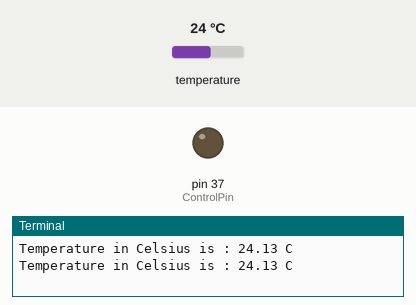
This program was run on a simulated Raspberry Pi (header pin numbers). Parts: output pins drawn as LEDs (lit = HIGH), the last lines printed to the terminal. Inputs (shaded band) come from the test bench; at power-on: temperature 24 °C.

Above: at 1.2 s.
1.3 s: temperature set to 36.2 °C
2.8 s: temperature set to 37.3 °C
At 4.2 s:
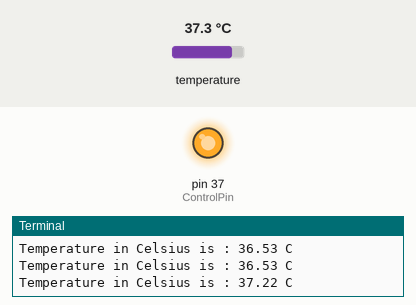
5.1 s: temperature set to 12 °C
At 6.8 s:
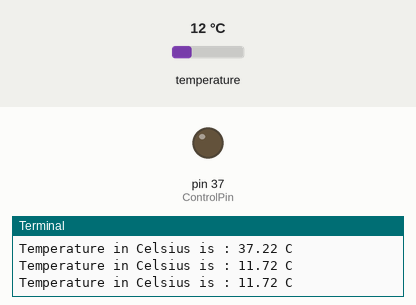
7.1 s: temperature set to 41 °C
At 8.6 s:
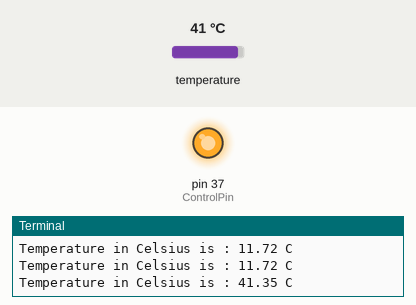
Timing chart, 0 to 10.1 s (numbered marks = the images above; inputs shaded):
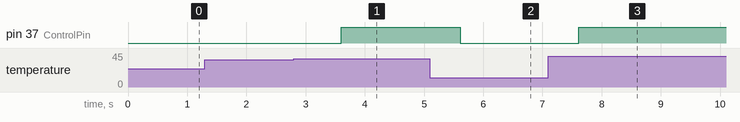

Measured:
- the behaviour switches between 36.8 and 36.9 °C on temperature (found by bisection; images 0 and 1)
- after the input at 2.8 s, pin 37 (ControlPin): LOW → HIGH after 0.81 s
- after the input at 5.1 s, pin 37 (ControlPin): HIGH → LOW after 0.51 s
- after the input at 7.1 s, pin 37 (ControlPin): LOW → HIGH after 0.51 s

The program:

thermostat.py
```python
import RPi.GPIO as GPIO
import smbus
import time
import subprocess

'''
Script for running the second thermoelement at a certain temperature target
'''
desired_temperature=37

# Get I2C bus
bus = smbus.SMBus(1)

bus.write_byte(0x40, 0xF3)
time.sleep(0.3)

# SI7021 address, 0x40(64)
# Read data back, 2 bytes, Temperature MSB first
data0 = bus.read_byte(0x40)
data1 = bus.read_byte(0x40)

# Convert the data
cTemp = ((data0 * 256 + data1) * 175.72 / 65536.0) - 46.85
fTemp = cTemp * 1.8 + 32

# Output data to screen
print "Temperature in Celsius is : %.2f C" %cTemp


GPIO.setmode(GPIO.BOARD)

ControlPin = [37]

for pin in ControlPin:
	GPIO.setup(pin,GPIO.OUT)
	GPIO.output(pin,0)


number_of_seconds=1000
temp_target=desired_temperature
##### THERMO STAT ####
for i in range(0,number_of_seconds):
	bus.write_byte(0x40, 0xF3)
	time.sleep(0.3)
	data0 = bus.read_byte(0x40)
	data1 = bus.read_byte(0x40)
	cTemp = ((data0 * 256 + data1) * 175.72 / 65536.0) - 46.85
	print "Temperature in Celsius is : %.2f C" %cTemp
	if cTemp > temp_target:
		GPIO.output(ControlPin[0],1)
	else:
		GPIO.output(ControlPin[0],0)
	time.sleep(0.7)


GPIO.cleanup()
```
